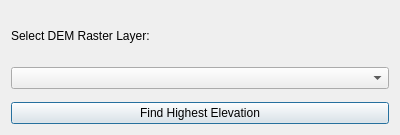
<?xml version="1.0" encoding="UTF-8"?>
<ui version="4.0">
 <class>HighestElevationFinderDialogBase</class>
 <widget class="QDialog" name="HighestElevationFinderDialogBase">
  <property name="geometry">
   <rect>
    <x>0</x>
    <y>0</y>
    <width>400</width>
    <height>135</height>
   </rect>
  </property>
  <property name="windowTitle">
   <string>Highest Elevation Finder</string>
  </property>
  <layout class="QVBoxLayout" name="verticalLayout">
   <item>
    <widget class="QLabel" name="label">
     <property name="text">
      <string>Select DEM Raster Layer:</string>
     </property>
    </widget>
   </item>
   <item>
    <widget class="QComboBox" name="comboBox_rasterLayers"/>
   </item>
   <item>
    <spacer name="verticalSpacer">
     <property name="orientation">
      <enum>Qt::Vertical</enum>
     </property>
    </spacer>
   </item>
   <item>
    <widget class="QPushButton" name="pushButton_findHighestPoint">
     <property name="text">
      <string>Find Highest Elevation</string>
     </property>
    </widget>
   </item>
  </layout>
 </widget>
 <resources/>
 <connections/>
</ui>
